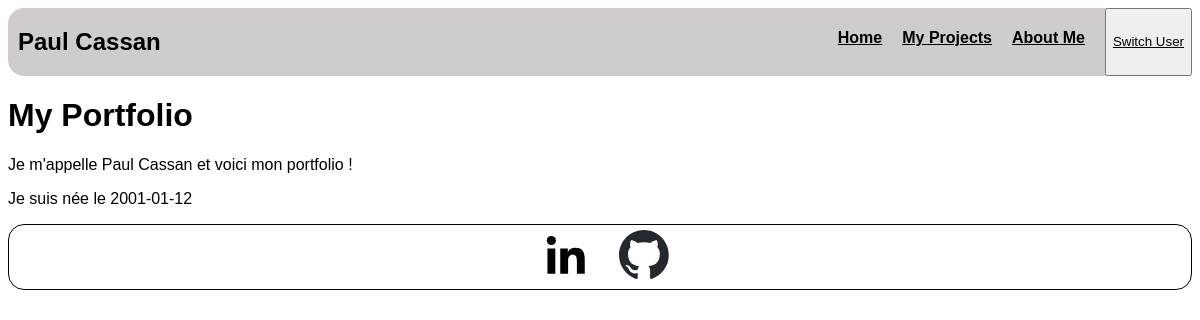
Before: / with the older database file.
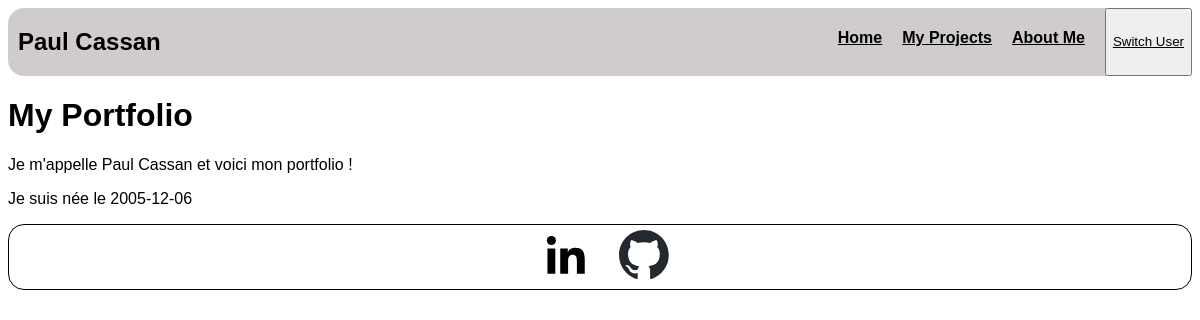
After: the same page with the newer database file.
### tables this page shows
CREATE TABLE Me(id INT PRIMARY KEY AUTO_INCREMENT, firstname VARCHAR(20) NOT NULL, lastname VARCHAR(20) NOT NULL, email VARCHAR(30), phone INT, address VARCHAR(64), country VARCHAR(50), birth_date DATE, description VARCHAR(256));

### index.php (the view)
<?php
require "header.php";
?>
<div>
    <h1>My Portfolio</h1>
    <div>
        <p>Je m'appelle <?php echo $info['firstname'], " ", $info['lastname']?> et voici mon portfolio !</p>
        <p>Je suis née le <?php echo $info['birth_date']?></p>
    </div>
</div>
<?php
require "footer.php"
?>

### header.php (shortened to what this page needs)
<?php
$servername = "localhost";
$username = "paul";
$password = "3UhyXkth";
$actual_link = "https://$_SERVER[HTTP_HOST]$_SERVER[REQUEST_URI]";
$url_components = parse_url($actual_link);
parse_str($url_components['query'], $params);
$user_id = $params['id'];
if ($user_id == "") {
    $user_id = 1;
}
$conn = new PDO("mysql:host=$servername;dbname=Portfolio", $username, $password);
$conn->setAttribute(PDO::ATTR_ERRMODE, PDO::ERRMODE_EXCEPTION);
$sql = "SELECT * FROM Me WHERE id=?";
$result = $conn->prepare($sql);
$result->execute(array($user_id));
$info = $result->fetch();
$sql = "SELECT COUNT(*) FROM Me";
$result = $conn->query($sql);
$numberOfUser = 0;
foreach ($result as $row) {
    $numberOfUser = $row;
}
$numberOfUser = $numberOfUser[0];
?>
<!DOCTYPE html>
<html lang="en">
<head>
    <link rel="stylesheet" href="../style.css" />
</head>
<body>
    <header>
            <div><h2> <?=$info['firstname'], " ", $info['lastname'];?> </h2></div><a href="tel:+"></a>
            <nav class="menu">
                <div class="option"><h4><a href="./index.php<?="?id=",$user_id?>">Home</a></h4></div>
                <div class="option"><h4><a href="./Projects.php<?="?id=",$user_id?>">My Projects</a></h4></div>
                <div class="option"><h4><a href="./aboutMe.php<?="?id=",$user_id?>">About Me</a></h4></div>
                <button class="switchuser">
                    <a href="<?="http://". $url_components["host"] . ":" . $url_components["port"] . $url_components["path"] . "?id=" . $user_id%$numberOfUser+1?>" class="switchuserbutton">Switch User</a>
                </button>
            </nav>
        </header>

### footer.php
<footer>
            <div class="bas">
                <div class="logoSpace">
                    <a href="https://linkedin.com/" target="_blank">
                        <img class="logo" src="/src/bxl-linkedin.svg">
                    </a>
                    <a href="https://github.com" target="_blank">
                        <img class="logo" src="/src/github-mark/github-mark.svg">
                    </a>
                </div>
            </div>
        </footer>

### style.css (style rules this page uses)
header { display: flex; justify-content: space-between; background-color: rgb(208, 204, 204); border-radius: 1rem; padding-left: 10px; }
body { font-family: Arial, Helvetica, sans-serif; }
.bas { display: flex; justify-content: center; border: black 1px solid; border-radius: 1rem; padding-left: 10px; margin-top: 10px; }
.menu { display: flex; justify-content: space-between; text-align: center; }
.option { background-color: inherit; height: fit-content; margin-right: 20px; transition: transform .2s; }
.option a { color: black; }
.logo { width: 50px; }
.logoSpace { display: flex; width: 11%; flex-direction: row; justify-content: space-between; margin-top: 5px; margin-bottom: 5px; }
.switchuserbutton { color: black; }

Changed rows visible on the page:
changed me "Paul": birth_date "2001-01-12" → "2005-12-06"
